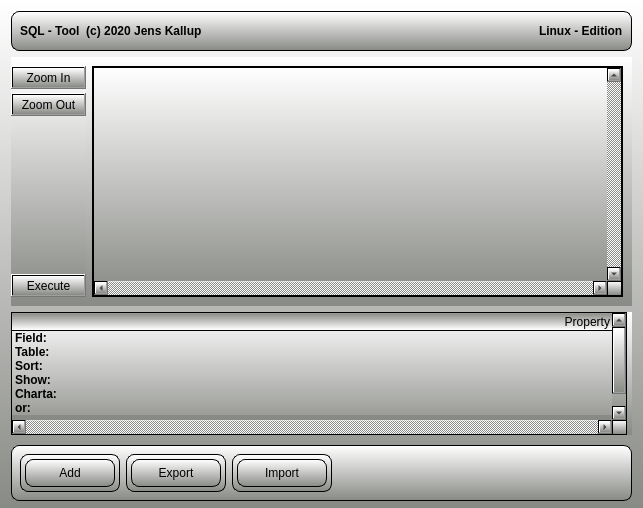
<?xml version="1.0" encoding="UTF-8"?>
<ui version="4.0">
 <class>MySQLToolMode</class>
 <widget class="QWidget" name="MySQLToolMode">
  <property name="geometry">
   <rect>
    <x>0</x>
    <y>0</y>
    <width>643</width>
    <height>508</height>
   </rect>
  </property>
  <property name="windowTitle">
   <string>Form</string>
  </property>
  <property name="styleSheet">
   <string notr="true">background-color: qlineargradient(spread:pad, x1:1, y1:1, x2:1, y2:0, stop:0 rgba(136, 138, 133, 255), stop:1 rgba(255, 255, 255, 255));</string>
  </property>
  <layout class="QHBoxLayout" name="horizontalLayout">
   <item>
    <layout class="QVBoxLayout" name="verticalLayout">
     <item>
      <widget class="QWidget" name="widget" native="true">
       <property name="minimumSize">
        <size>
         <width>0</width>
         <height>40</height>
        </size>
       </property>
       <property name="maximumSize">
        <size>
         <width>16777215</width>
         <height>48</height>
        </size>
       </property>
       <property name="styleSheet">
        <string notr="true">border:1px solid black;
border-radius:8px;</string>
       </property>
       <layout class="QHBoxLayout" name="horizontalLayout_3">
        <item>
         <layout class="QHBoxLayout" name="horizontalLayout_2">
          <item>
           <widget class="QLabel" name="label">
            <property name="font">
             <font>
              <weight>75</weight>
              <bold>true</bold>
             </font>
            </property>
            <property name="styleSheet">
             <string notr="true">border:0px;
background-color:rgba(0,0,0,0);</string>
            </property>
            <property name="text">
             <string>SQL - Tool  (c) 2020 Jens Kallup</string>
            </property>
           </widget>
          </item>
          <item>
           <spacer name="horizontalSpacer">
            <property name="orientation">
             <enum>Qt::Horizontal</enum>
            </property>
            <property name="sizeHint" stdset="0">
             <size>
              <width>40</width>
              <height>20</height>
             </size>
            </property>
           </spacer>
          </item>
          <item>
           <widget class="QLabel" name="label_2">
            <property name="font">
             <font>
              <weight>75</weight>
              <bold>true</bold>
             </font>
            </property>
            <property name="styleSheet">
             <string notr="true">border:0px;
background-color:rgba(0,0,0,0);</string>
            </property>
            <property name="text">
             <string>Linux - Edition</string>
            </property>
           </widget>
          </item>
         </layout>
        </item>
       </layout>
      </widget>
     </item>
     <item>
      <widget class="QWidget" name="widget_5" native="true">
       <property name="minimumSize">
        <size>
         <width>0</width>
         <height>100</height>
        </size>
       </property>
       <layout class="QHBoxLayout" name="horizontalLayout_8">
        <property name="leftMargin">
         <number>0</number>
        </property>
        <item>
         <layout class="QHBoxLayout" name="horizontalLayout_7"/>
        </item>
        <item>
         <widget class="QWidget" name="widget_3" native="true">
          <property name="maximumSize">
           <size>
            <width>120</width>
            <height>16777215</height>
           </size>
          </property>
          <layout class="QVBoxLayout" name="verticalLayout_3">
           <property name="leftMargin">
            <number>0</number>
           </property>
           <property name="topMargin">
            <number>0</number>
           </property>
           <property name="rightMargin">
            <number>0</number>
           </property>
           <property name="bottomMargin">
            <number>0</number>
           </property>
           <item>
            <layout class="QVBoxLayout" name="verticalLayout_2">
             <property name="spacing">
              <number>4</number>
             </property>
             <item>
              <widget class="QPushButton" name="pushButton">
               <property name="styleSheet">
                <string notr="true">:hover {background-color: qlineargradient(spread:pad, x1:0, y1:0.625, x2:0, y2:0, stop:0 rgba(184, 216, 0, 244), stop:1 rgba(255, 255, 125, 255)); }</string>
               </property>
               <property name="text">
                <string>Zoom In</string>
               </property>
              </widget>
             </item>
             <item>
              <widget class="QPushButton" name="pushButton_2">
               <property name="styleSheet">
                <string notr="true">:hover {background-color: qlineargradient(spread:pad, 
x1:1, y1:0.721591, x2:1, y2:0, stop:0 rgba(0, 255, 0, 
237), stop:1 rgba(255, 255, 255, 255));}</string>
               </property>
               <property name="text">
                <string>Zoom Out</string>
               </property>
              </widget>
             </item>
             <item>
              <spacer name="verticalSpacer">
               <property name="orientation">
                <enum>Qt::Vertical</enum>
               </property>
               <property name="sizeHint" stdset="0">
                <size>
                 <width>20</width>
                 <height>40</height>
                </size>
               </property>
              </spacer>
             </item>
             <item>
              <widget class="QPushButton" name="pushButton_3">
               <property name="styleSheet">
                <string notr="true">:hover {background-color: qlineargradient(spread:pad, 
x1:1, y1:0.721591, x2:1, y2:0, stop:0 rgba(0, 255, 0, 
237), stop:1 rgba(255, 255, 255, 255));}</string>
               </property>
               <property name="text">
                <string>Execute</string>
               </property>
              </widget>
             </item>
            </layout>
           </item>
          </layout>
         </widget>
        </item>
        <item>
         <widget class="QScrollArea" name="scrollArea">
          <property name="widgetResizable">
           <bool>true</bool>
          </property>
          <widget class="QWidget" name="scrollAreaWidgetContents">
           <property name="geometry">
            <rect>
             <x>0</x>
             <y>0</y>
             <width>513</width>
             <height>231</height>
            </rect>
           </property>
           <layout class="QVBoxLayout" name="verticalLayout_5">
            <property name="leftMargin">
             <number>0</number>
            </property>
            <property name="topMargin">
             <number>0</number>
            </property>
            <property name="rightMargin">
             <number>0</number>
            </property>
            <property name="bottomMargin">
             <number>0</number>
            </property>
            <item>
             <widget class="QGraphicsView" name="graphicsView">
              <property name="mouseTracking">
               <bool>true</bool>
              </property>
              <property name="tabletTracking">
               <bool>true</bool>
              </property>
              <property name="verticalScrollBarPolicy">
               <enum>Qt::ScrollBarAlwaysOn</enum>
              </property>
              <property name="horizontalScrollBarPolicy">
               <enum>Qt::ScrollBarAlwaysOn</enum>
              </property>
              <property name="sceneRect">
               <rectf>
                <x>0.000000000000000</x>
                <y>0.000000000000000</y>
                <width>100.000000000000000</width>
                <height>100.000000000000000</height>
               </rectf>
              </property>
              <property name="alignment">
               <set>Qt::AlignLeading|Qt::AlignLeft|Qt::AlignTop</set>
              </property>
              <property name="renderHints">
               <set>QPainter::Antialiasing|QPainter::TextAntialiasing</set>
              </property>
              <property name="dragMode">
               <enum>QGraphicsView::RubberBandDrag</enum>
              </property>
             </widget>
            </item>
           </layout>
          </widget>
         </widget>
        </item>
       </layout>
      </widget>
     </item>
     <item>
      <widget class="QWidget" name="widget_6" native="true">
       <property name="minimumSize">
        <size>
         <width>0</width>
         <height>100</height>
        </size>
       </property>
       <property name="maximumSize">
        <size>
         <width>16777215</width>
         <height>123</height>
        </size>
       </property>
       <layout class="QHBoxLayout" name="horizontalLayout_11">
        <property name="leftMargin">
         <number>0</number>
        </property>
        <property name="topMargin">
         <number>0</number>
        </property>
        <property name="rightMargin">
         <number>5</number>
        </property>
        <property name="bottomMargin">
         <number>0</number>
        </property>
        <item>
         <widget class="QTreeWidget" name="treeWidget">
          <property name="maximumSize">
           <size>
            <width>16777215</width>
            <height>16777215</height>
           </size>
          </property>
          <property name="font">
           <font>
            <italic>false</italic>
           </font>
          </property>
          <property name="mouseTracking">
           <bool>true</bool>
          </property>
          <property name="tabletTracking">
           <bool>true</bool>
          </property>
          <property name="lineWidth">
           <number>1</number>
          </property>
          <property name="midLineWidth">
           <number>1</number>
          </property>
          <property name="verticalScrollBarPolicy">
           <enum>Qt::ScrollBarAlwaysOn</enum>
          </property>
          <property name="horizontalScrollBarPolicy">
           <enum>Qt::ScrollBarAlwaysOn</enum>
          </property>
          <property name="sizeAdjustPolicy">
           <enum>QAbstractScrollArea::AdjustToContents</enum>
          </property>
          <property name="alternatingRowColors">
           <bool>false</bool>
          </property>
          <property name="selectionBehavior">
           <enum>QAbstractItemView::SelectItems</enum>
          </property>
          <property name="iconSize">
           <size>
            <width>16</width>
            <height>16</height>
           </size>
          </property>
          <property name="indentation">
           <number>10</number>
          </property>
          <property name="rootIsDecorated">
           <bool>false</bool>
          </property>
          <attribute name="headerMinimumSectionSize">
           <number>32</number>
          </attribute>
          <attribute name="headerDefaultSectionSize">
           <number>64</number>
          </attribute>
          <attribute name="headerHighlightSections">
           <bool>true</bool>
          </attribute>
          <attribute name="headerStretchLastSection">
           <bool>true</bool>
          </attribute>
          <column>
           <property name="text">
            <string>Property</string>
           </property>
           <property name="textAlignment">
            <set>AlignTrailing|AlignVCenter</set>
           </property>
           <property name="background">
            <color>
             <red>252</red>
             <green>233</green>
             <blue>79</blue>
            </color>
           </property>
          </column>
          <column>
           <property name="text">
            <string/>
           </property>
           <property name="background">
            <color>
             <red>252</red>
             <green>233</green>
             <blue>79</blue>
            </color>
           </property>
          </column>
          <item>
           <property name="text">
            <string>Field:  </string>
           </property>
           <property name="font">
            <font>
             <weight>75</weight>
             <bold>true</bold>
            </font>
           </property>
           <property name="textAlignment">
            <set>AlignTrailing|AlignVCenter</set>
           </property>
           <property name="text">
            <string>TableA.*</string>
           </property>
           <property name="flags">
            <set>ItemIsSelectable|ItemIsEditable|ItemIsEnabled</set>
           </property>
          </item>
          <item>
           <property name="text">
            <string>Table:  </string>
           </property>
           <property name="font">
            <font>
             <weight>75</weight>
             <bold>true</bold>
            </font>
           </property>
           <property name="textAlignment">
            <set>AlignTrailing|AlignVCenter</set>
           </property>
           <property name="text">
            <string>TableA</string>
           </property>
           <property name="flags">
            <set>ItemIsSelectable|ItemIsEditable|ItemIsEnabled</set>
           </property>
          </item>
          <item>
           <property name="text">
            <string>Sort:  </string>
           </property>
           <property name="font">
            <font>
             <weight>75</weight>
             <bold>true</bold>
            </font>
           </property>
           <property name="textAlignment">
            <set>AlignTrailing|AlignVCenter</set>
           </property>
           <property name="text">
            <string/>
           </property>
           <property name="flags">
            <set>ItemIsSelectable|ItemIsEditable|ItemIsEnabled</set>
           </property>
          </item>
          <item>
           <property name="text">
            <string>Show:  </string>
           </property>
           <property name="font">
            <font>
             <weight>75</weight>
             <bold>true</bold>
            </font>
           </property>
           <property name="textAlignment">
            <set>AlignTrailing|AlignVCenter</set>
           </property>
           <property name="text">
            <string/>
           </property>
           <property name="flags">
            <set>ItemIsSelectable|ItemIsEditable|ItemIsEnabled</set>
           </property>
          </item>
          <item>
           <property name="text">
            <string>Charta:  </string>
           </property>
           <property name="font">
            <font>
             <weight>75</weight>
             <bold>true</bold>
            </font>
           </property>
           <property name="textAlignment">
            <set>AlignTrailing|AlignVCenter</set>
           </property>
           <property name="text">
            <string/>
           </property>
           <property name="flags">
            <set>ItemIsSelectable|ItemIsEditable|ItemIsEnabled</set>
           </property>
          </item>
          <item>
           <property name="text">
            <string>or:  </string>
           </property>
           <property name="font">
            <font>
             <weight>75</weight>
             <bold>true</bold>
            </font>
           </property>
           <property name="textAlignment">
            <set>AlignTrailing|AlignVCenter</set>
           </property>
           <property name="text">
            <string/>
           </property>
          </item>
          <item>
           <property name="text">
            <string/>
           </property>
           <property name="background">
            <brush brushstyle="SolidPattern">
             <color alpha="255">
              <red>136</red>
              <green>138</green>
              <blue>133</blue>
             </color>
            </brush>
           </property>
           <property name="text">
            <string/>
           </property>
           <property name="background">
            <brush brushstyle="SolidPattern">
             <color alpha="255">
              <red>136</red>
              <green>138</green>
              <blue>133</blue>
             </color>
            </brush>
           </property>
           <property name="flags">
            <set>ItemIsEnabled</set>
           </property>
          </item>
         </widget>
        </item>
       </layout>
      </widget>
     </item>
     <item>
      <widget class="QWidget" name="widget_2" native="true">
       <property name="minimumSize">
        <size>
         <width>0</width>
         <height>56</height>
        </size>
       </property>
       <property name="maximumSize">
        <size>
         <width>16777215</width>
         <height>48</height>
        </size>
       </property>
       <property name="styleSheet">
        <string notr="true">border:1px solid black;
border-radius:8px;</string>
       </property>
       <layout class="QHBoxLayout" name="horizontalLayout_5">
        <item>
         <layout class="QHBoxLayout" name="horizontalLayout_4">
          <item>
           <widget class="QWidget" name="widget_9" native="true">
            <property name="minimumSize">
             <size>
              <width>100</width>
              <height>0</height>
             </size>
            </property>
            <layout class="QVBoxLayout" name="verticalLayout_7">
             <property name="leftMargin">
              <number>5</number>
             </property>
             <property name="topMargin">
              <number>5</number>
             </property>
             <property name="rightMargin">
              <number>5</number>
             </property>
             <property name="bottomMargin">
              <number>5</number>
             </property>
             <item>
              <widget class="QPushButton" name="exportBtn_2">
               <property name="sizePolicy">
                <sizepolicy hsizetype="Minimum" vsizetype="Preferred">
                 <horstretch>0</horstretch>
                 <verstretch>0</verstretch>
                </sizepolicy>
               </property>
               <property name="styleSheet">
                <string notr="true">:hover {background-color: qlineargradient(spread:pad, 
x1:1, y1:0.721591, x2:1, y2:0, stop:0 rgba(0, 255, 0, 
237), stop:1 rgba(255, 255, 255, 255));}</string>
               </property>
               <property name="text">
                <string>Add</string>
               </property>
              </widget>
             </item>
            </layout>
           </widget>
          </item>
          <item>
           <widget class="QWidget" name="widget_8" native="true">
            <property name="sizePolicy">
             <sizepolicy hsizetype="Minimum" vsizetype="Preferred">
              <horstretch>0</horstretch>
              <verstretch>0</verstretch>
             </sizepolicy>
            </property>
            <property name="minimumSize">
             <size>
              <width>100</width>
              <height>0</height>
             </size>
            </property>
            <layout class="QVBoxLayout" name="verticalLayout_4">
             <property name="leftMargin">
              <number>5</number>
             </property>
             <property name="topMargin">
              <number>5</number>
             </property>
             <property name="rightMargin">
              <number>5</number>
             </property>
             <property name="bottomMargin">
              <number>5</number>
             </property>
             <item>
              <widget class="QPushButton" name="exportBtn">
               <property name="sizePolicy">
                <sizepolicy hsizetype="Minimum" vsizetype="Preferred">
                 <horstretch>0</horstretch>
                 <verstretch>0</verstretch>
                </sizepolicy>
               </property>
               <property name="styleSheet">
                <string notr="true">:hover {background-color: qlineargradient(spread:pad, 
x1:1, y1:0.721591, x2:1, y2:0, stop:0 rgba(0, 255, 0, 
237), stop:1 rgba(255, 255, 255, 255));}</string>
               </property>
               <property name="text">
                <string>Export</string>
               </property>
              </widget>
             </item>
            </layout>
           </widget>
          </item>
          <item>
           <widget class="QWidget" name="widget_7" native="true">
            <property name="minimumSize">
             <size>
              <width>100</width>
              <height>0</height>
             </size>
            </property>
            <layout class="QHBoxLayout" name="horizontalLayout_12">
             <property name="leftMargin">
              <number>5</number>
             </property>
             <property name="topMargin">
              <number>5</number>
             </property>
             <property name="rightMargin">
              <number>5</number>
             </property>
             <property name="bottomMargin">
              <number>5</number>
             </property>
             <item>
              <widget class="QPushButton" name="importBtn">
               <property name="sizePolicy">
                <sizepolicy hsizetype="Minimum" vsizetype="Preferred">
                 <horstretch>0</horstretch>
                 <verstretch>0</verstretch>
                </sizepolicy>
               </property>
               <property name="styleSheet">
                <string notr="true">:hover {background-color: qlineargradient(spread:pad, 
x1:1, y1:0.721591, x2:1, y2:0, stop:0 rgba(0, 255, 0, 
237), stop:1 rgba(255, 255, 255, 255));}</string>
               </property>
               <property name="text">
                <string>Import</string>
               </property>
              </widget>
             </item>
            </layout>
           </widget>
          </item>
         </layout>
        </item>
        <item>
         <spacer name="horizontalSpacer_2">
          <property name="orientation">
           <enum>Qt::Horizontal</enum>
          </property>
          <property name="sizeHint" stdset="0">
           <size>
            <width>40</width>
            <height>20</height>
           </size>
          </property>
         </spacer>
        </item>
       </layout>
      </widget>
     </item>
    </layout>
   </item>
   <item>
    <layout class="QHBoxLayout" name="horizontalLayout_6"/>
   </item>
  </layout>
 </widget>
 <resources/>
 <connections/>
</ui>
